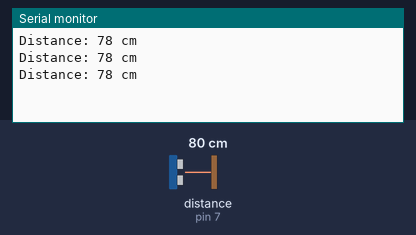
A sketch run on a simulated Arduino Uno, built with avr-gcc and run on an emulated ATmega328P. Parts: the last lines printed to the serial monitor. Wiring (inferred from the names in the program): ultrasonic range finder: trigger pin 6; echo pin 7. Inputs (shaded band) come from the test bench; at power-on: distance to the obstacle (sensor on pin 7) 80 cm. The echo pulse lasts 58.3 µs per cm.

Above: at 1.3 s.
1.4 s: distance to the obstacle (sensor on pin 7) set to 2 cm
At 1.9 s:
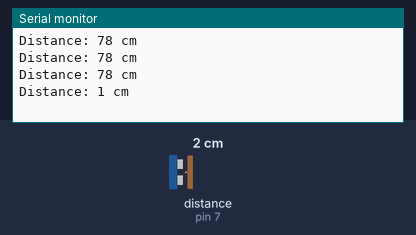
2.9 s: distance to the obstacle (sensor on pin 7) set to 4 cm
At 3.4 s:
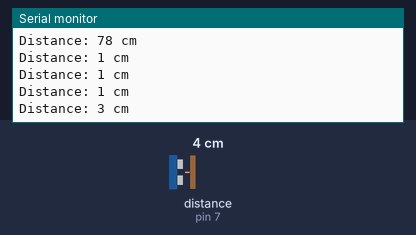
Timing chart, 0 to 5.9 s (numbered marks = the images above; inputs shaded):
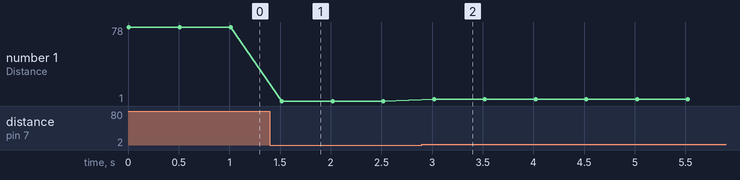

Measured:
- after the input at 1.4 s, the serial monitor: prints a new line after 0.12 s (image 1)
- after the input at 2.9 s, the serial monitor: prints a new line after 0.12 s (image 2)
- plotted number 1: 78 → 1 after the input at 1.4 s, 1 → 3 after the input at 2.9 s

The sketch:

arduinoide.ino
```cpp
#define TRIG_PIN 6
#define ECHO_PIN 7

void setup() {
  Serial.begin(9600);         // 시리얼 모니터 시작
  pinMode(TRIG_PIN, OUTPUT);  // Trig 핀 출력
  pinMode(ECHO_PIN, INPUT);   // Echo 핀 입력
}

void loop() {
  long duration, distance;

  // Trig 핀에서 10µs 펄스 발생
  digitalWrite(TRIG_PIN, LOW);
  delayMicroseconds(2);
  digitalWrite(TRIG_PIN, HIGH);
  delayMicroseconds(10);
  digitalWrite(TRIG_PIN, LOW);

  // Echo 핀에서 HIGH 유지 시간 측정 (µs 단위)
  duration = pulseIn(ECHO_PIN, HIGH);

  // 거리 계산 (음속 약 340m/s → 29.1µs에 1cm 이동)
  distance = duration * 0.034 / 2; // 왕복이므로 2로 나눔

  Serial.print("Distance: ");
  Serial.print(distance);
  Serial.println(" cm");

  delay(500); // 0.5초마다 측정
}
```
